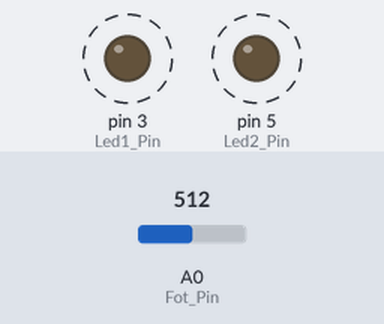
Bench run of a sketch on a simulated Arduino Uno, built with avr-gcc and run on an emulated ATmega328P. Shown: output pins drawn as LEDs (lit = HIGH). Dashed ring = blinking. The test bench sets the inputs (shaded band); at power-on: A0 (Fot_Pin) = 512. What the sketch prints to the serial monitor is not drawn.

Above: at 1.3 s.
1.4 s: A0 (Fot_Pin) set to 716
4.4 s: A0 (Fot_Pin) set to 900
7.4 s: A0 (Fot_Pin) set to 122
10.4 s: A0 (Fot_Pin) set to 511
Timing chart, 0 to 14.4 s (numbered marks = the images above; inputs shaded):
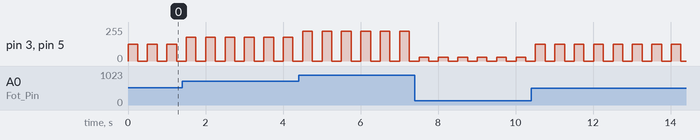

The sketch:

UTN-Clase-Arduino04_01.ino
```cpp
int Led1_Pin = 3;
int Led2_Pin = 5;
int Fot_Pin = A0;
int sensorValue = 0;
int outputValue = 0;
void setup()
{
Serial.begin(9600);
pinMode(Led1_Pin, OUTPUT);
}
void loop()
{
 digitalWrite(Led1_Pin, HIGH);
 digitalWrite(Led2_Pin, LOW);
 sensorValue = analogRead(Fot_Pin);
 outputValue = map(sensorValue, 0, 1023, 0, 255);
 analogWrite(Led1_Pin, outputValue);
 analogWrite(Led2_Pin, outputValue);
 Serial.print("Lectura: ");
 Serial.println(sensorValue);
 Serial.print("Mapeado: ");
 Serial.println(outputValue);
 delay(250);
 digitalWrite(Led1_Pin, LOW);
 digitalWrite(Led2_Pin, LOW);
 delay(250);
}
```

Measured:
- by itself, pin 3 (Led1_Pin), pin 5 (Led2_Pin): alternates 127/255 for 0.25 s and 0/255 for 0.25 s
